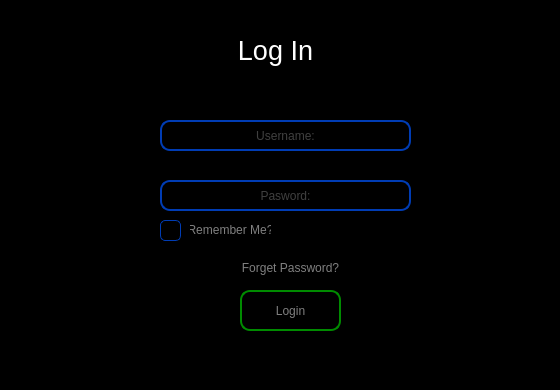
<?xml version="1.0" encoding="UTF-8"?>
<ui version="4.0">
 <class>Form</class>
 <widget class="QWidget" name="Form">
  <property name="geometry">
   <rect>
    <x>0</x>
    <y>0</y>
    <width>560</width>
    <height>390</height>
   </rect>
  </property>
  <property name="windowTitle">
   <string>Form</string>
  </property>
  <widget class="QFrame" name="frame">
   <property name="geometry">
    <rect>
     <x>0</x>
     <y>0</y>
     <width>561</width>
     <height>391</height>
    </rect>
   </property>
   <property name="styleSheet">
    <string notr="true">QFrame{
background-color: rgb(0, 0, 0);
}</string>
   </property>
   <property name="frameShape">
    <enum>QFrame::StyledPanel</enum>
   </property>
   <property name="frameShadow">
    <enum>QFrame::Raised</enum>
   </property>
   <widget class="QLabel" name="label">
    <property name="geometry">
     <rect>
      <x>90</x>
      <y>120</y>
      <width>81</width>
      <height>16</height>
     </rect>
    </property>
    <property name="styleSheet">
     <string notr="true">color: rgb(172, 255, 239);</string>
    </property>
    <property name="text">
     <string/>
    </property>
   </widget>
   <widget class="QLineEdit" name="lineEdit">
    <property name="geometry">
     <rect>
      <x>160</x>
      <y>120</y>
      <width>251</width>
      <height>31</height>
     </rect>
    </property>
    <property name="styleSheet">
     <string notr="true">QLineEdit{
border:2px solid rgb(0, 60, 180);
color: gray;
border-radius:10px;
background:transparent;
}</string>
    </property>
    <property name="alignment">
     <set>Qt::AlignCenter</set>
    </property>
    <property name="placeholderText">
     <string>Username:</string>
    </property>
   </widget>
   <widget class="QLabel" name="label_3">
    <property name="geometry">
     <rect>
      <x>230</x>
      <y>30</y>
      <width>91</width>
      <height>41</height>
     </rect>
    </property>
    <property name="font">
     <font>
      <pointsize>20</pointsize>
     </font>
    </property>
    <property name="styleSheet">
     <string notr="true">color: white;</string>
    </property>
    <property name="text">
     <string>Log In</string>
    </property>
    <property name="alignment">
     <set>Qt::AlignCenter</set>
    </property>
   </widget>
   <widget class="QLineEdit" name="lineEdit_2">
    <property name="geometry">
     <rect>
      <x>160</x>
      <y>180</y>
      <width>251</width>
      <height>31</height>
     </rect>
    </property>
    <property name="styleSheet">
     <string notr="true">QLineEdit{
border:2px solid rgb(0, 60, 180);
color: gray;
border-radius:10px;
background:transparent;
 }
</string>
    </property>
    <property name="alignment">
     <set>Qt::AlignCenter</set>
    </property>
    <property name="placeholderText">
     <string>Pasword:</string>
    </property>
   </widget>
   <widget class="QPushButton" name="pushButton_2">
    <property name="geometry">
     <rect>
      <x>240</x>
      <y>290</y>
      <width>101</width>
      <height>41</height>
     </rect>
    </property>
    <property name="styleSheet">
     <string notr="true">QPushButton{border: 2px solid rgb(0, 139, 0);
border-radius:10px;
color: gray;
}

QPushButton::hover{
	background-color: rgb(85, 170, 0);

	color: rgb(0, 67, 0);
}
</string>
    </property>
    <property name="text">
     <string>Login</string>
    </property>
   </widget>
   <widget class="QLabel" name="label_2">
    <property name="geometry">
     <rect>
      <x>220</x>
      <y>260</y>
      <width>141</width>
      <height>16</height>
     </rect>
    </property>
    <property name="styleSheet">
     <string notr="true">color:gray;</string>
    </property>
    <property name="text">
     <string>Forget Password?</string>
    </property>
    <property name="alignment">
     <set>Qt::AlignCenter</set>
    </property>
   </widget>
   <widget class="QToolButton" name="toolButton">
    <property name="geometry">
     <rect>
      <x>160</x>
      <y>220</y>
      <width>21</width>
      <height>21</height>
     </rect>
    </property>
    <property name="styleSheet">
     <string notr="true">QToolButton{
	border-radius:5px;
	border: 1px solid rgb(0, 60, 180);
}</string>
    </property>
    <property name="text">
     <string/>
    </property>
   </widget>
   <widget class="QLabel" name="label_4">
    <property name="geometry">
     <rect>
      <x>190</x>
      <y>220</y>
      <width>81</width>
      <height>20</height>
     </rect>
    </property>
    <property name="styleSheet">
     <string notr="true">color:gray;</string>
    </property>
    <property name="text">
     <string>Remember Me?</string>
    </property>
    <property name="alignment">
     <set>Qt::AlignCenter</set>
    </property>
   </widget>
  </widget>
 </widget>
 <resources>
  <include location="source.qrc"/>
 </resources>
 <connections/>
</ui>
